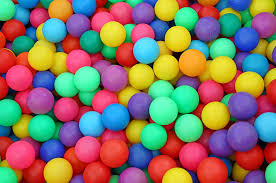
#> input picture Colorball.jpeg, 276 x 183 px, given in place of the camera
$ python detectcolorusingwebcam.py
#> lines starting #> are read from the running program, lines starting #| are printed output that depends on the picture; after the words box and inside, x2 and y2 are one past the last pixel; in counts of white or black regions, pixels touching at a corner belong together
#HSV -  Hue saturation value
#Hsv is use to separate image information on the basis of color luminous or intensity.
#We use Hsv where we perform operation on the basis of color.
#HSV related to hexaon color model
# H - hue - use to select color from 360 portion
#staturation is amount of color  which is selected in hue.(color shades)
#V  -  value which is brightness of the color.

import cv2
import numpy as np


cap=cv2.VideoCapture(0)
#Binding Color Trackbars with image
def nothing(x):
    pass

cv2.namedWindow("Color Adjustments")
cv2.createTrackbar("Lower_H", "Color Adjustments", 0, 255, nothing)
#> slider 'Lower_H' is set to 51
cv2.createTrackbar("Lower_S", "Color Adjustments", 0, 255, nothing)
#> slider 'Lower_S' is set to 51
cv2.createTrackbar("Lower_V", "Color Adjustments", 0, 255, nothing)
#> slider 'Lower_V' is set to 51
cv2.createTrackbar("Upper_H", "Color Adjustments", 255, 255, nothing)
cv2.createTrackbar("Upper_S", "Color Adjustments", 255, 255, nothing)
cv2.createTrackbar("Upper_V", "Color Adjustments", 255, 255, nothing)


while True:

    _,frame=cap.read()
#> frame is the input picture: shape (183, 276, 3); mean B, G, R 100, 116.7, 136.7
    frame=cv2.resize(frame,(400,400))
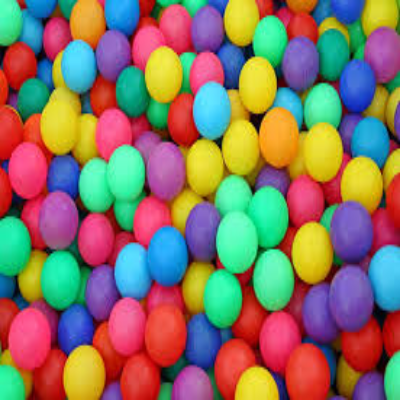
#> frame: shape (400, 400, 3); mean B, G, R 99.9, 116.5, 136.6
    hsv = cv2.cvtColor(frame, cv2.COLOR_BGR2HSV)
#> hsv: shape (400, 400, 3); mean H, S, V 84.8, 194.3, 190.7

    l_h = cv2.getTrackbarPos("Lower_H", "Color Adjustments")
    l_s = cv2.getTrackbarPos("Lower_S", "Color Adjustments")
    l_v = cv2.getTrackbarPos("Lower_V", "Color Adjustments")

    u_h = cv2.getTrackbarPos("Upper_H", "Color Adjustments")
    u_s = cv2.getTrackbarPos("Upper_S", "Color Adjustments")
    u_v = cv2.getTrackbarPos("Upper_V", "Color Adjustments")

    lower_bound = np.array([l_h, l_s, l_v])
    upper_bound = np.array([u_h, u_s, u_v])

    #Creating Mask
    mask = cv2.inRange(hsv, lower_bound, upper_bound)
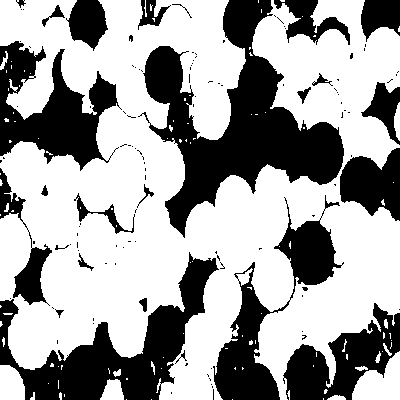
#> mask: shape (400, 400); 63.1% white; 121 black regions (95 under 20 px), largest, box (x1, y1, x2, y2) and area: (138, 0, 344, 238) 17131, (0, 252, 219, 400) 10294, (0, 41, 122, 171) 7463
    #filter mask with image
    res = cv2.bitwise_and(frame, frame, mask=mask)
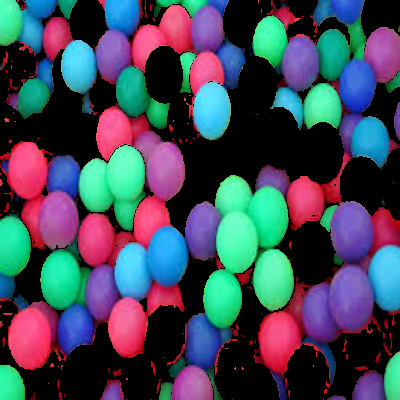
#> res: shape (400, 400, 3); mean B, G, R 88.6, 73.3, 67

    cv2.imshow("frame", frame)
    cv2.imshow("mask", mask)
    cv2.imshow("res", res)

    key = cv2.waitKey(1)
#> (key Esc is pressed here)
    if key == 27:
        break

cv2.destroyAllWindows()
